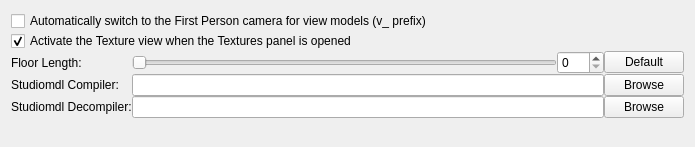
<?xml version="1.0" encoding="UTF-8"?>
<ui version="4.0">
 <class>ui::options::OptionsPageStudioModel</class>
 <widget class="QWidget" name="ui::options::OptionsPageStudioModel">
  <property name="geometry">
   <rect>
    <x>0</x>
    <y>0</y>
    <width>695</width>
    <height>147</height>
   </rect>
  </property>
  <property name="windowTitle">
   <string>Form</string>
  </property>
  <layout class="QVBoxLayout" name="verticalLayout">
   <property name="spacing">
    <number>0</number>
   </property>
   <item>
    <layout class="QGridLayout" name="gridLayout_3">
     <property name="bottomMargin">
      <number>0</number>
     </property>
     <item row="4" column="1" colspan="2">
      <widget class="QLineEdit" name="Decompiler"/>
     </item>
     <item row="3" column="1" colspan="2">
      <widget class="QLineEdit" name="Compiler"/>
     </item>
     <item row="0" column="0" colspan="4">
      <widget class="QCheckBox" name="AutodetectViewmodels">
       <property name="text">
        <string>Automatically switch to the First Person camera for view models (v_ prefix)</string>
       </property>
      </widget>
     </item>
     <item row="1" column="0" colspan="4">
      <widget class="QCheckBox" name="ActivateTextureViewWhenTexturesPanelOpened">
       <property name="text">
        <string>Activate the Texture view when the Textures panel is opened</string>
       </property>
       <property name="checked">
        <bool>true</bool>
       </property>
      </widget>
     </item>
     <item row="3" column="3">
      <widget class="QPushButton" name="BrowseCompiler">
       <property name="text">
        <string>Browse</string>
       </property>
      </widget>
     </item>
     <item row="2" column="2">
      <widget class="QSpinBox" name="FloorLengthSpinner">
       <property name="maximum">
        <number>100</number>
       </property>
      </widget>
     </item>
     <item row="2" column="0">
      <widget class="QLabel" name="label">
       <property name="text">
        <string>Floor Length:</string>
       </property>
      </widget>
     </item>
     <item row="4" column="0">
      <widget class="QLabel" name="label_3">
       <property name="text">
        <string>Studiomdl Decompiler:</string>
       </property>
      </widget>
     </item>
     <item row="2" column="3">
      <widget class="QPushButton" name="ResetFloorLength">
       <property name="text">
        <string>Default</string>
       </property>
      </widget>
     </item>
     <item row="4" column="3">
      <widget class="QPushButton" name="BrowseDecompiler">
       <property name="text">
        <string>Browse</string>
       </property>
      </widget>
     </item>
     <item row="3" column="0">
      <widget class="QLabel" name="label_2">
       <property name="text">
        <string>Studiomdl Compiler:</string>
       </property>
      </widget>
     </item>
     <item row="2" column="1">
      <widget class="QSlider" name="FloorLengthSlider">
       <property name="orientation">
        <enum>Qt::Horizontal</enum>
       </property>
      </widget>
     </item>
    </layout>
   </item>
   <item>
    <spacer name="verticalSpacer">
     <property name="orientation">
      <enum>Qt::Vertical</enum>
     </property>
     <property name="sizeHint" stdset="0">
      <size>
       <width>20</width>
       <height>0</height>
      </size>
     </property>
    </spacer>
   </item>
  </layout>
 </widget>
 <resources/>
 <connections/>
</ui>
